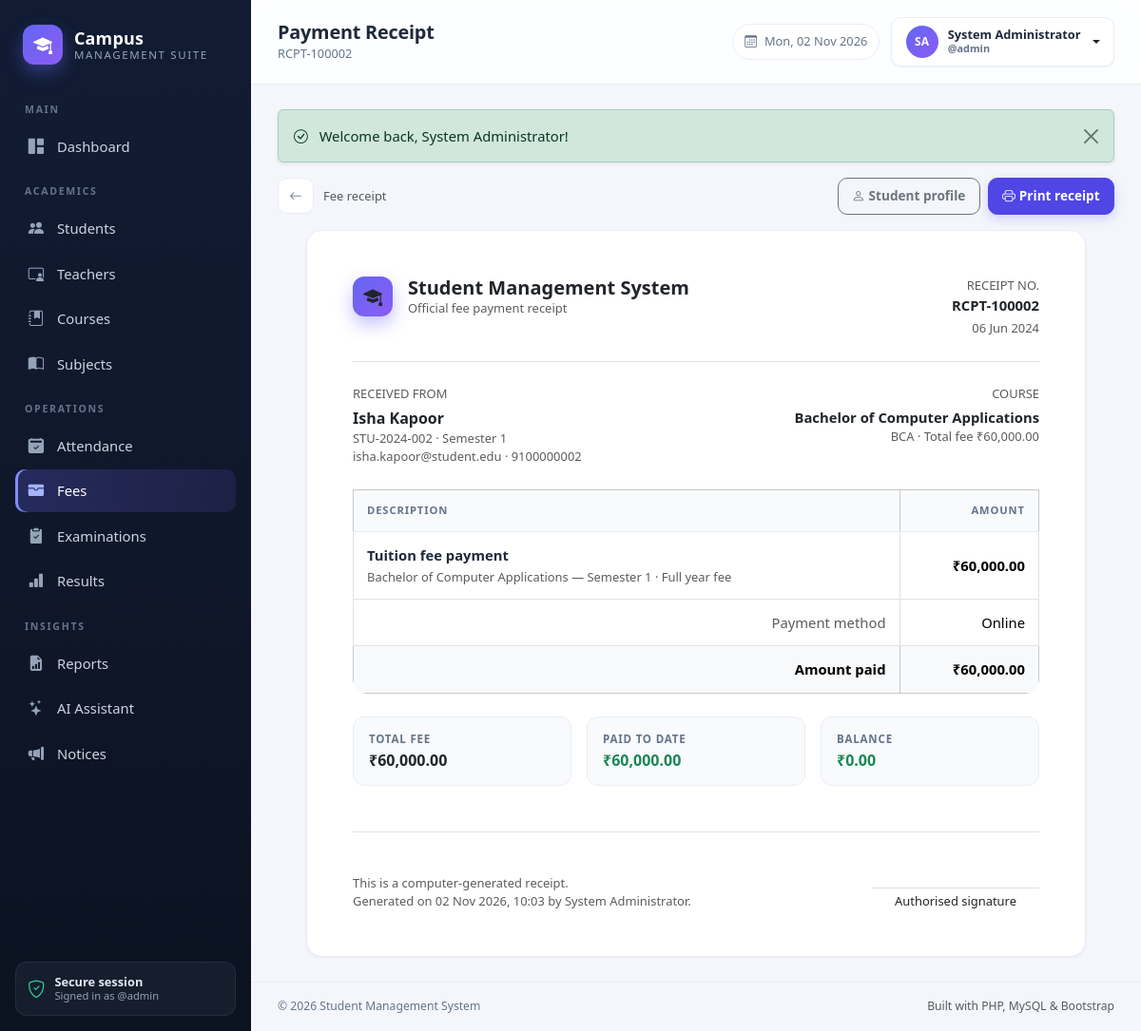
/admin/fees/receipt.php?id=2 (signed in), run on the app's committed database.
### tables this page shows
CREATE TABLE fees (
    id INT UNSIGNED AUTO_INCREMENT PRIMARY KEY,
    student_id INT UNSIGNED NOT NULL,
    course_id INT UNSIGNED NOT NULL,
    amount DECIMAL(10,2) NOT NULL,
    payment_date DATE NOT NULL,
    payment_method ENUM('Cash','Card','Bank Transfer','Online') NOT NULL DEFAULT 'Cash',
    receipt_no VARCHAR(40) NOT NULL UNIQUE,
    remarks VARCHAR(255) DEFAULT NULL,
    created_at TIMESTAMP DEFAULT CURRENT_TIMESTAMP,
    CONSTRAINT fk_fees_student FOREIGN KEY (student_id) REFERENCES students(id) ON DELETE CASCADE,
    CONSTRAINT fk_fees_course FOREIGN KEY (course_id) REFERENCES courses(id) ON DELETE CASCADE
);

CREATE TABLE students (
    id INT UNSIGNED AUTO_INCREMENT PRIMARY KEY,
    student_id VARCHAR(30) NOT NULL UNIQUE,
    full_name VARCHAR(120) NOT NULL,
    email VARCHAR(120) NOT NULL UNIQUE,
    phone VARCHAR(20) DEFAULT NULL,
    gender ENUM('Male','Female','Other') DEFAULT NULL,
    dob DATE DEFAULT NULL,
    address VARCHAR(255) DEFAULT NULL,
    course_id INT UNSIGNED NOT NULL,
    semester TINYINT UNSIGNED NOT NULL DEFAULT 1,
    admission_date DATE NOT NULL,
    photo VARCHAR(255) DEFAULT NULL,
    status ENUM('Active','Inactive','Graduated') NOT NULL DEFAULT 'Active',
    created_at TIMESTAMP DEFAULT CURRENT_TIMESTAMP,
    CONSTRAINT fk_students_course FOREIGN KEY (course_id) REFERENCES courses(id) ON DELETE RESTRICT
);

CREATE TABLE courses (
    id INT UNSIGNED AUTO_INCREMENT PRIMARY KEY,
    code VARCHAR(20) NOT NULL UNIQUE,
    name VARCHAR(120) NOT NULL,
    duration_years TINYINT UNSIGNED NOT NULL DEFAULT 3,
    total_fee DECIMAL(10,2) NOT NULL DEFAULT 0,
    description TEXT DEFAULT NULL,
    created_at TIMESTAMP DEFAULT CURRENT_TIMESTAMP
);

### includes/functions.php (called while the page is built, shortened)
<?php
function e($value): string
{
    return htmlspecialchars((string) $value, ENT_QUOTES | ENT_SUBSTITUTE, 'UTF-8');
}
function url(string $path = ''): string
{
    return BASE_URL . '/' . ltrim($path, '/');
}
function money($amount): string
{
    return CURRENCY . number_format((float) $amount, 2);
}
function format_date(?string $date, string $format = 'd M Y'): string
{
    $ts = strtotime($date);
    return $ts ? date($format, $ts) : '—';
}

### config/database.php (called while the page is built, shortened)
<?php
function db(): PDO
{
    static $pdo = null;
    if ($pdo instanceof PDO) {
        return $pdo;
    }
    $dsn = 'mysql:host=' . DB_HOST . ';dbname=' . DB_NAME . ';charset=' . DB_CHARSET;
    try {
        $pdo = new PDO($dsn, DB_USER, DB_PASS, [
            PDO::ATTR_ERRMODE            => PDO::ERRMODE_EXCEPTION,
            PDO::ATTR_DEFAULT_FETCH_MODE => PDO::FETCH_ASSOC,
            PDO::ATTR_EMULATE_PREPARES   => false,
        ]);
    } catch (PDOException $e) {
        http_response_code(500);
        $message = APP_DEBUG ? $e->getMessage() : 'Unable to connect to the database.';
        echo '<!DOCTYPE html><html><head><meta charset="utf-8"><title>Database Error</title>'
            . '<link href="https://cdn.jsdelivr.net/npm/bootstrap@5.3.3/dist/css/bootstrap.min.css" rel="stylesheet"></head>'
            . '<body class="bg-light"><div class="container py-5"><div class="alert alert-danger shadow-sm">'
            . '<h4 class="alert-heading">Database connection failed</h4>'
            . '<p class="mb-2">' . htmlspecialchars($message) . '</p>'
            . '<hr><p class="mb-0 small">Make sure MySQL is running in XAMPP and that '
            . '<code>database/student_management.sql</code> has been imported.</p>'
            . '</div></div></body></html>';
        exit;
    }
    return $pdo;
}

### includes/auth.php (called while the page is built, shortened)
<?php
$currentAdmin = [
    'id'        => (int) $_SESSION['admin_id'],
    'username'  => $_SESSION['admin_username'] ?? '',
    'full_name' => $_SESSION['admin_name'] ?? 'Administrator',
];

### admin/fees/receipt.php (the view, shortened to what this page needs)
<?php
require_once dirname(__DIR__, 2) . '/includes/auth.php';
$id = query_int('id');
$stmt = db()->prepare(
    'SELECT f.*, s.full_name, s.student_id AS student_code, s.email, s.phone, s.semester,
            c.name AS course_name, c.code AS course_code, c.total_fee
     FROM fees f
     JOIN students s ON s.id = f.student_id
     JOIN courses c ON c.id = f.course_id
     WHERE f.id = ?'
);
$stmt->execute([$id]);
$payment = $stmt->fetch();
$stmt = db()->prepare('SELECT COALESCE(SUM(amount),0) FROM fees WHERE student_id = ?');
$stmt->execute([$payment['student_id']]);
$totalPaid = (float) $stmt->fetchColumn();
$balance = max(0, (float) $payment['total_fee'] - $totalPaid);
require dirname(__DIR__, 2) . '/includes/header.php';
?>
<div class="toolbar no-print">
    <a class="btn btn-icon" href="<?= e(url('admin/fees/index.php')) ?>" title="Back"><i class="bi bi-arrow-left"></i></a>
    <span class="text-muted small">Fee receipt</span>
    <div class="ms-auto d-flex gap-2">
        <a class="btn btn-outline-secondary" href="<?= e(url('admin/students/view.php?id=' . $payment['student_id'])) ?>">
            <i class="bi bi-person me-1"></i>Student profile
        </a>
        <button class="btn btn-primary" type="button" onclick="window.print()">
            <i class="bi bi-printer me-1"></i>Print receipt
        </button>
    </div>
</div>
<div class="card mx-auto" style="max-width: 820px;">
    <div class="card-body p-4 p-md-5">
        <div class="d-flex justify-content-between align-items-start border-bottom pb-4 mb-4">
            <div class="d-flex align-items-center gap-3">
                <span class="brand-mark"><i class="bi bi-mortarboard-fill"></i></span>
                <div>
                    <h2 class="h5 fw-bold mb-0"><?= e(APP_NAME) ?></h2>
                    <div class="text-muted small">Official fee payment receipt</div>
                </div>
            </div>
            <div class="text-end">
                <div class="text-muted small text-uppercase">Receipt no.</div>
                <div class="fw-bold"><?= e($payment['receipt_no']) ?></div>
                <div class="text-muted small mt-1"><?= format_date($payment['payment_date']) ?></div>
            </div>
        </div>
        <div class="row g-4 mb-4">
            <div class="col-sm-6">
                <div class="text-muted small text-uppercase mb-1">Received from</div>
                <div class="fw-bold fs-6"><?= e($payment['full_name']) ?></div>
                <div class="text-muted small"><?= e($payment['student_code']) ?> &middot; Semester <?= (int) $payment['semester'] ?></div>
                <div class="text-muted small"><?= e($payment['email']) ?><?= $payment['phone'] ? ' &middot; ' . e($payment['phone']) : '' ?></div>
            </div>
            <div class="col-sm-6 text-sm-end">
                <div class="text-muted small text-uppercase mb-1">Course</div>
                <div class="fw-bold"><?= e($payment['course_name']) ?></div>
                <div class="text-muted small"><?= e($payment['course_code']) ?> &middot; Total fee <?= money($payment['total_fee']) ?></div>
            </div>
        </div>
        <div class="table-responsive mb-4">
            <table class="table table-bordered align-middle mb-0">
                <thead class="table-light">
                    <tr><th>Description</th><th class="text-end">Amount</th></tr>
                </thead>
                <tbody>
                    <tr>
                        <td>
                            <div class="fw-semibold">Tuition fee payment</div>
                            <small class="text-muted">
                                <?= e($payment['course_name']) ?> — Semester <?= (int) $payment['semester'] ?>
                                <?= $payment['remarks'] ? ' · ' . e($payment['remarks']) : '' ?>
                            </small>
                        </td>
                        <td class="text-end fw-semibold"><?= money($payment['amount']) ?></td>
                    </tr>
                </tbody>
                <tfoot>
                    <tr>
                        <td class="text-end text-muted">Payment method</td>
                        <td class="text-end"><?= e($payment['payment_method']) ?></td>
                    </tr>
                    <tr class="table-light">
                        <td class="text-end fw-bold">Amount paid</td>
                        <td class="text-end fw-bold"><?= money($payment['amount']) ?></td>
                    </tr>
                </tfoot>
            </table>
        </div>
        <div class="row g-3 mb-5">
            <div class="col-6 col-sm-4">
                <div class="mini-stat">
                    <div class="label">Total fee</div>
                    <div class="value fs-6"><?= money($payment['total_fee']) ?></div>
                </div>
            </div>
            <div class="col-6 col-sm-4">
                <div class="mini-stat">
                    <div class="label">Paid to date</div>
                    <div class="value fs-6 text-success"><?= money($totalPaid) ?></div>
                </div>
            </div>
            <div class="col-6 col-sm-4">
                <div class="mini-stat">
                    <div class="label">Balance</div>
                    <div class="value fs-6 <?= $balance > 0 ? 'text-danger' : 'text-success' ?>"><?= money($balance) ?></div>
                </div>
            </div>
        </div>
        <div class="d-flex justify-content-between align-items-end pt-4 border-top">
            <div class="text-muted small">
                This is a computer-generated receipt.<br>
                Generated on <?= date('d M Y, H:i') ?> by <?= e($currentAdmin['full_name']) ?>.
            </div>
            <div class="text-center">
                <div style="height:34px;"></div>
                <div class="border-top pt-1 px-4 small">Authorised signature</div>
            </div>
        </div>
    </div>
</div>
<?php require dirname(__DIR__, 2) . '/includes/footer.php'; ?>

### assets/css/style.css (style rules this page uses)
:root { --brand: #4f46e5; --brand-dark: #4338ca; --brand-soft: #eef2ff; --sidebar-bg: #0f172a; --sidebar-muted: #94a3b8; --body-bg: #f4f6fb; --surface: #ffffff; --text: #1e293b; --muted: #64748b; --line: #e8edf5; --radius: 16px; --shadow-sm: 0 1px 2px rgba(15, 23, 42, .06); --shadow: 0 10px 30px rgba(15, 23, 42, .07); --sidebar-w: 264px; }
* { box-sizing: border-box; }
body { margin: 0; background: var(--body-bg); color: var(--text); font-family: "Segoe UI", system-ui, -apple-system, "Helvetica Neue", Arial, sans-serif; font-size: .925rem; -webkit-font-smoothing: antialiased; }
a { text-decoration: none; }
.brand-mark { width: 42px; height: 42px; display: grid; place-items: center; border-radius: 12px; background: linear-gradient(135deg, #6366f1, #8b5cf6); font-size: 1.25rem; box-shadow: 0 8px 18px rgba(99, 102, 241, .4); }
.card { border: 1px solid var(--line); border-radius: var(--radius); box-shadow: var(--shadow-sm); }
.card-body { padding: 20px; }
.table { --bs-table-bg: transparent; margin-bottom: 0; }
.table > :not(caption) > * > * { padding: 13px 14px; border-bottom-color: var(--line); vertical-align: middle; }
.table thead th { font-size: .7rem; text-transform: uppercase; letter-spacing: .08em; color: var(--muted); font-weight: 700; background: #f8fafc; border-bottom: 1px solid var(--line) !important; white-space: nowrap; }
.table tbody tr:last-child td { border-bottom: 0; }
.table td .fw-semibold { color: var(--text); }
.table-responsive { border-radius: 0 0 var(--radius) var(--radius); }
.btn { border-radius: 10px; font-weight: 600; font-size: .85rem; padding: .5rem .9rem; }
.btn-primary { background: var(--brand); border-color: var(--brand); box-shadow: 0 4px 12px rgba(79, 70, 229, .22); }
.btn-icon { width: 38px; height: 38px; display: inline-grid; place-items: center; padding: 0; background: #fff; border: 1px solid var(--line); color: var(--muted); }
.toolbar { display: flex; flex-wrap: wrap; gap: 10px; align-items: center; margin-bottom: 16px; }
.mini-stat { padding: 14px 16px; border-radius: 12px; background: #f8fafc; border: 1px solid var(--line); height: 100%; }
.mini-stat .label { font-size: .72rem; text-transform: uppercase; letter-spacing: .07em; color: var(--muted); font-weight: 600; }
.mini-stat .value { font-size: 1.2rem; font-weight: 700; margin-top: 2px; }

### data on the page
fees: receipt_no "RCPT-100002", payment_date "06 Jun 2024", student.full_name "Isha Kapoor", student.student_id "STU-2024-002", student.semester "1", student.email "isha.kapoor@student.edu", student.phone "9100000002", course.name "Bachelor of Computer Applications", course.code "BCA", course.total_fee "₹60,000.00", remarks "Full year fee", amount "₹60,000.00", payment_method "Online"

### other printed values
$group "MAIN"
$item['label'] "Dashboard"
$group "ACADEMICS"
$item['label'] "Students"
$item['label'] "Teachers"
$item['label'] "Courses"
$item['label'] "Subjects"
$group "OPERATIONS"
$item['label'] "Attendance"
$item['label'] "Fees"
$item['label'] "Examinations"
$item['label'] "Results"
$group "INSIGHTS"
$item['label'] "Reports"
$item['label'] "AI Assistant"
